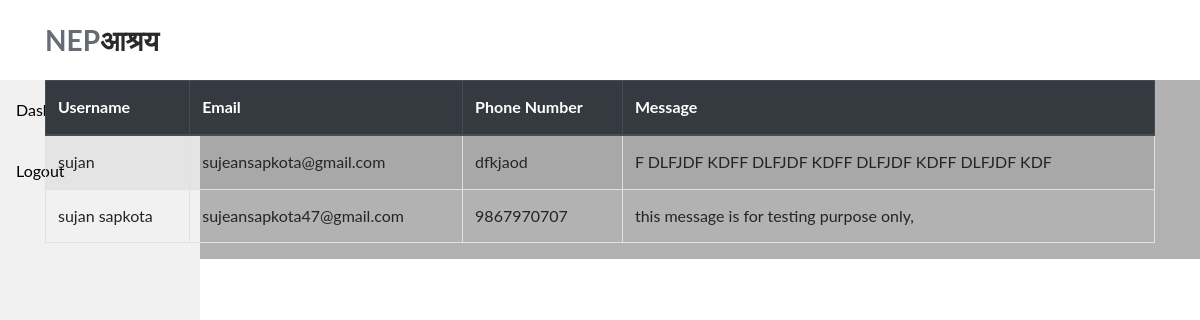
/view_contact/, run on an earlier commit of the app's database.
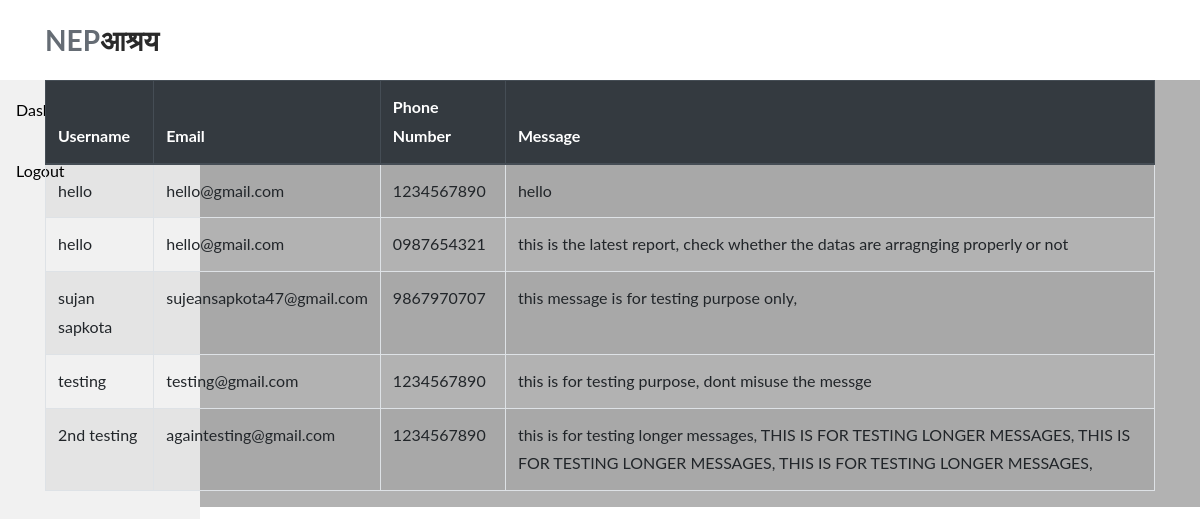
And on a later commit of the database.
### Nepa_application/models.py (models this page shows)
class Contact_us(models.Model):
    name = models.CharField(max_length=50)
    email = models.EmailField(validators=[EmailValidator(message='Enter a valid email address.')])
    phone = models.CharField(max_length=10)  # Adjust length as needed
    text_message = models.TextField()
    post_date = models.DateTimeField(default=timezone.now, null=True, blank=True)
    class Meta:
        ordering = ['-post_date']

### Nepa_application/views.py (the view)
# urls.py: path('view_contact/', views.admin_contacts, name='admin_contacts'),
def admin_contacts(request):
    contacts = models.Contact_us.objects.all()
    name = contacts.values('name')
    email = contacts.values('email')
    phone = contacts.values('phone')
    text_message = contacts.values('text_message')
    context = {
        "contacts": contacts,
        "name": name,
        "email": email,
        "phone": phone,
        "text_message": text_message,
    }
    return render(request, 'admin_contacts.html', context)

### templates/admin_contacts.html (shortened to what this page needs)
{% load static %}
<!DOCTYPE html>
<html lang="en">
<head>
  <link rel="stylesheet" href="https://stackpath.bootstrapcdn.com/bootstrap/4.5.2/css/bootstrap.min.css">
  <link rel="stylesheet" type="text/css" href="{% static 'assets/css/bootstrap.min.css' %}">
  <link rel="stylesheet" type="text/css" href="{% static 'assets/css/font-awesome.css' %}">
  <link rel="stylesheet" type="text/css" href="{% static 'assets/css/owl-carousel.css' %}">
  <link rel="stylesheet" href="{% static 'assets/css/tooplate-artxibition.css' %}">
  <link rel="stylesheet" href="{% static 'assets/css/style.css' %}">
  <link href="{% static 'assets/css/main.css' %}" rel="stylesheet" />
</head>
<body>
<header class="header-area header-sticky">
    <div class="container">
        <div class="row">
            <div class="col-12">
                <nav class="main-nav">
                    <a href="{% url 'index' %}" class="logo">NEP<em>आश्रय</em></a>
                </nav>
            </div>
        </div>
    </div>
</header>
<div class="sidebar">
    <a  href="{%url 'upload'%}">Dashboard</a>
    <a href="{% url 'signout' %}">Logout</a>
</div>
<div class="container">
    <div class="row">
        <div class="col-md-12">
            <table class="table table-striped table-bordered">
                <thead class="thead-dark">
                    <tr>
                        <th>Username</th>
                        <th>Email</th>
                        <th>Phone Number</th>
                        <th>Message</th>
                    </tr>
                </thead>
                <tbody>
                    {% for user in contacts %}
                    <tr>
                        <td>{{ user.name }}</td>
                        <td>{{ user.email }}</td>
                        <td>{{ user.phone }}</td>
                        <td>{{ user.text_message }}</td>
                    </tr>
                    {% endfor %}
                </tbody>
            </table>
        </div>
    </div>
</div>
</body>
</html>

What changed in the data, as far as the page shows it:
removed Contact_us: name "sujan", email "sujeansapkota@gmail.com", phone "dfkjaod", text_message "F DLFJDF KDFF DLFJDF KDFF DLFJDF KDFF DLFJDF KDF"
added Contact_us: name "hello", email "hello@gmail.com", phone "1234567890", text_message "hello"
added Contact_us: name "hello", email "hello@gmail.com", phone "0987654321", text_message "this is the latest report, check whether the datas are arragnging properly or not"
added Contact_us: name "testing", email "testing@gmail.com", phone "1234567890", text_message "this is for testing purpose, dont misuse the messge"
added Contact_us: name "2nd testing", email "againtesting@gmail.com", phone "1234567890", text_message "this is for testing longer messages, THIS IS FOR TESTING LONGER MESSAGES, THIS IS FOR TESTING LONGER MESSAGES, THIS IS FOR TESTING LONGER MESSAGES,"
